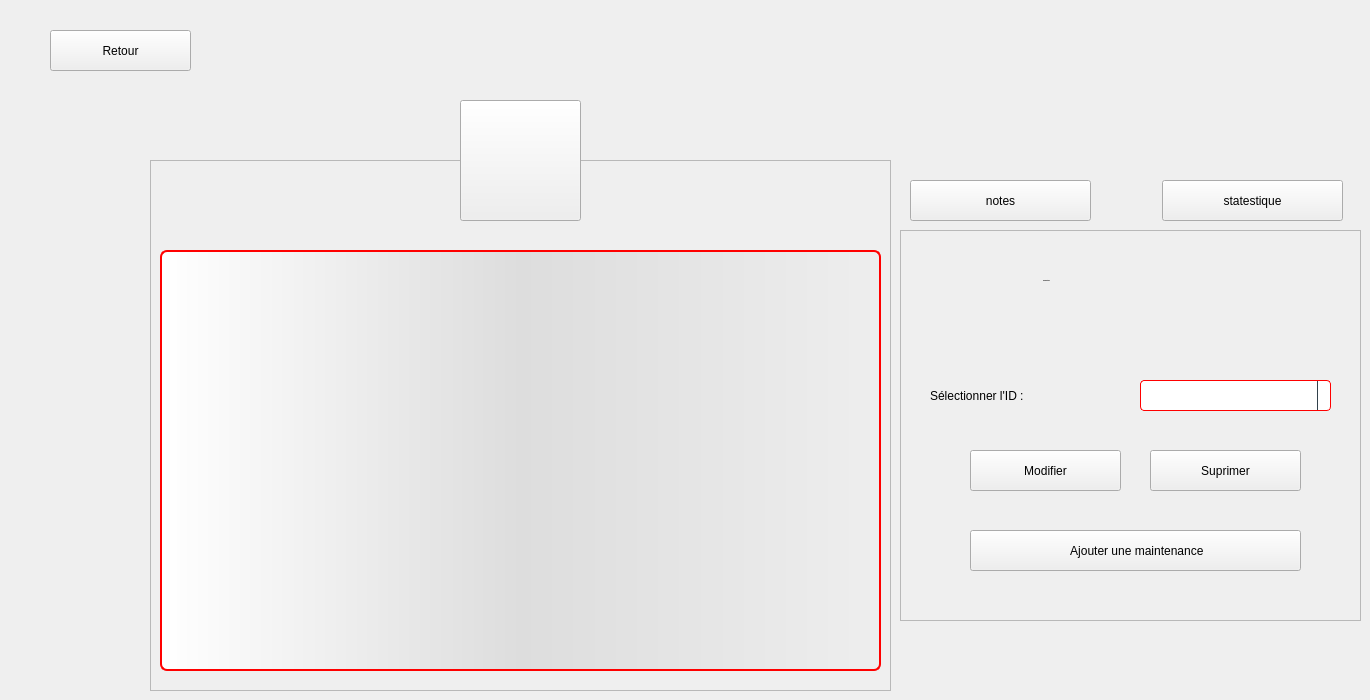
    <widget class="QWidget" name="Maintenance">
     <widget class="QPushButton" name="statestique">
      <property name="geometry">
       <rect>
        <x>1162</x>
        <y>180</y>
        <width>181</width>
        <height>41</height>
       </rect>
      </property>
      <property name="text">
       <string>statestique</string>
      </property>
     </widget>
     <widget class="QPushButton" name="B_BackToGestions_5">
      <property name="geometry">
       <rect>
        <x>50</x>
        <y>30</y>
        <width>141</width>
        <height>41</height>
       </rect>
      </property>
      <property name="cursor">
       <cursorShape>PointingHandCursor</cursorShape>
      </property>
      <property name="text">
       <string>Retour</string>
      </property>
      <property name="icon">
       <iconset>
        <normaloff>:/ressource/image/back-arrow.png</normaloff>:/ressource/image/back-arrow.png</iconset>
      </property>
     </widget>
     <widget class="QFrame" name="frame_19">
      <property name="geometry">
       <rect>
        <x>900</x>
        <y>230</y>
        <width>461</width>
        <height>391</height>
       </rect>
      </property>
      <property name="styleSheet">
       <string notr="true"/>
      </property>
      <property name="frameShape">
       <enum>QFrame::StyledPanel</enum>
      </property>
      <property name="frameShadow">
       <enum>QFrame::Raised</enum>
      </property>
      <widget class="QLabel" name="L_ConfigAffaire_2">
       <property name="geometry">
        <rect>
         <x>143</x>
         <y>20</y>
         <width>171</width>
         <height>61</height>
        </rect>
       </property>
       <property name="font">
        <font>
         <family>century gothic</family>
         <pointsize>-1</pointsize>
         <weight>75</weight>
         <bold>true</bold>
        </font>
       </property>
       <property name="styleSheet">
        <string notr="true">background: transparent;</string>
       </property>
       <property name="text">
        <string>Configuration</string>
       </property>
      </widget>
      <widget class="QLabel" name="L_IDAffaire_2">
       <property name="geometry">
        <rect>
         <x>30</x>
         <y>150</y>
         <width>191</width>
         <height>31</height>
        </rect>
       </property>
       <property name="styleSheet">
        <string notr="true">background: transparent;</string>
       </property>
       <property name="text">
        <string>Sélectionner l'ID :</string>
       </property>
      </widget>
      <widget class="QPushButton" name="B_AjouterMaintenance">
       <property name="geometry">
        <rect>
         <x>70</x>
         <y>300</y>
         <width>331</width>
         <height>41</height>
        </rect>
       </property>
       <property name="cursor">
        <cursorShape>PointingHandCursor</cursorShape>
       </property>
       <property name="text">
        <string> Ajouter une maintenance</string>
       </property>
       <property name="icon">
        <iconset>
         <normaloff>:/ressource/image/add.png</normaloff>:/ressource/image/add.png</iconset>
       </property>
      </widget>
      <widget class="QComboBox" name="CB_IDMaintenance">
       <property name="geometry">
        <rect>
         <x>240</x>
         <y>150</y>
         <width>191</width>
         <height>31</height>
        </rect>
       </property>
       <property name="styleSheet">
        <string notr="true">QComboBox {
  border: 1px solid red;
  border-radius: 4px;
  background: white;
}

QComboBox QAbstractItemView {
  border: 1px solid black;
  border-radius: 0;
  background-color: white;
  selection-background-color:#305068;
}

QComboBox QAbstractItemView:hover {
  background-color: white;
  color: #F0F0F0;
}

QComboBox QAbstractItemView:selected {
  background: #1464A0;
  color: #32414B;
}

QComboBox QAbstractItemView:alternate {
  background: #19232D;
}

QComboBox:disabled {
  background-color: #19232D;
  color: #787878;
}

QComboBox:hover {
  border: 1px solid #148CD2;
}

QComboBox:focus {
  border: 1px solid #1464A0;
}

QComboBox:on {
  selection-background-color: #1464A0;
}

QComboBox::item:checked {
  font-weight: bold;
}

QComboBox::item:selected {
  border: 0px solid transparent;
}

QComboBox::drop-down {
  subcontrol-origin: padding;
  subcontrol-position: top right;
  width: 12px;
  border-left: 1px solid #32414B;
}</string>
       </property>
      </widget>
      <widget class="QPushButton" name="B_ModifierMaintenance">
       <property name="geometry">
        <rect>
         <x>70</x>
         <y>220</y>
         <width>151</width>
         <height>41</height>
        </rect>
       </property>
       <property name="cursor">
        <cursorShape>PointingHandCursor</cursorShape>
       </property>
       <property name="text">
        <string>Modifier</string>
       </property>
       <property name="icon">
        <iconset>
         <normaloff>:/ressource/image/edit.png</normaloff>:/ressource/image/edit.png</iconset>
       </property>
       <property name="iconSize">
        <size>
         <width>23</width>
         <height>23</height>
        </size>
       </property>
      </widget>
      <widget class="QPushButton" name="B_SupprimerMaintenance">
       <property name="geometry">
        <rect>
         <x>250</x>
         <y>220</y>
         <width>151</width>
         <height>41</height>
        </rect>
       </property>
       <property name="cursor">
        <cursorShape>PointingHandCursor</cursorShape>
       </property>
       <property name="text">
        <string>Suprimer</string>
       </property>
       <property name="icon">
        <iconset>
         <normaloff>:/ressource/image/close.png</normaloff>:/ressource/image/close.png</iconset>
       </property>
       <property name="iconSize">
        <size>
         <width>23</width>
         <height>23</height>
        </size>
       </property>
      </widget>
     </widget>
     <widget class="QFrame" name="frame_20">
      <property name="geometry">
       <rect>
        <x>150</x>
        <y>160</y>
        <width>741</width>
        <height>531</height>
       </rect>
      </property>
      <property name="styleSheet">
       <string notr="true"/>
      </property>
      <property name="frameShape">
       <enum>QFrame::StyledPanel</enum>
      </property>
      <property name="frameShadow">
       <enum>QFrame::Raised</enum>
      </property>
      <widget class="QTableView" name="T_Maintenance">
       <property name="geometry">
        <rect>
         <x>10</x>
         <y>90</y>
         <width>721</width>
         <height>421</height>
        </rect>
       </property>
       <property name="cursor" stdset="0">
        <cursorShape>ArrowCursor</cursorShape>
       </property>
       <property name="styleSheet">
        <string notr="true">QTableView {border: 2px solid red;text-align: top;padding: 4px;border-radius: 7px;border-bottom-left-radius: 7px;background: QLinearGradient( x1: 0, y1: 0, x2: 1, y2: 0,stop: 0 #fff, stop: 1 #eee,stop: 0.5 #ddd,stop: 1 #eee );width: 15px;selection-background-color:QLinearGradient( x1: 0, y1: 0, x2: 1, y2: 0,stop: 0 #FF0000, stop: 1 #FF5F5F,stop: 0.5 #FEAAAA,stop: 1 #eee);selection-color: black;}
QTableView::item:focus{selection-background-color: red;}
QScrollBar:vertical{ width: 20px; background: none; /* only these sort effect about width ...*/}
QScrollBar::handle:vertical{ border: 3px solid #5E749C;text-align: top;padding: 4px;border-radius: 5px; border-bottom-left-radius: 5px;background: QLinearGradient( x1: 0, y1: 0, x2: 1, y2: 0,stop: 0 #fff, stop: 1 #eee,stop: 0.5 #ddd,stop: 1 #eee ); width: 25px; min-height: 20px; max-height: 25px; /*these sort no effect*/ }
QScrollBar::add-page:vertical {border: 3px solid red;text-align: top;padding: 4px;border-radius: 5px; border-bottom-left-radius: 5px;background:  red; /* adding width: xx px; sorting no effect .. why? */}
QScrollBar::sub-page:vertical {border: 3px solid green;text-align: top;padding: 4px;border-radius: 5px; border-bottom-left-radius: 5px;background:  green; /* adding width: xx px; sorting no effect .. why? */ }</string>
       </property>
       <attribute name="horizontalHeaderDefaultSectionSize">
        <number>114</number>
       </attribute>
      </widget>
     </widget>
     <widget class="QToolButton" name="toolButton_24">
      <property name="geometry">
       <rect>
        <x>460</x>
        <y>100</y>
        <width>121</width>
        <height>121</height>
       </rect>
      </property>
      <property name="text">
       <string/>
      </property>
      <property name="icon">
       <iconset>
        <normaloff>:/ressource/image/tools.png</normaloff>:/ressource/image/tools.png</iconset>
      </property>
      <property name="iconSize">
       <size>
        <width>64</width>
        <height>64</height>
       </size>
      </property>
     </widget>
     <widget class="QPushButton" name="statestique_3">
      <property name="geometry">
       <rect>
        <x>910</x>
        <y>180</y>
        <width>181</width>
        <height>41</height>
       </rect>
      </property>
      <property name="text">
       <string>notes</string>
      </property>
      <property name="icon">
       <iconset>
        <normaloff>:/ressource/image/add-file.png</normaloff>:/ressource/image/add-file.png</iconset>
      </property>
      <property name="iconSize">
       <size>
        <width>35</width>
        <height>35</height>
       </size>
      </property>
     </widget>
    </widget>
